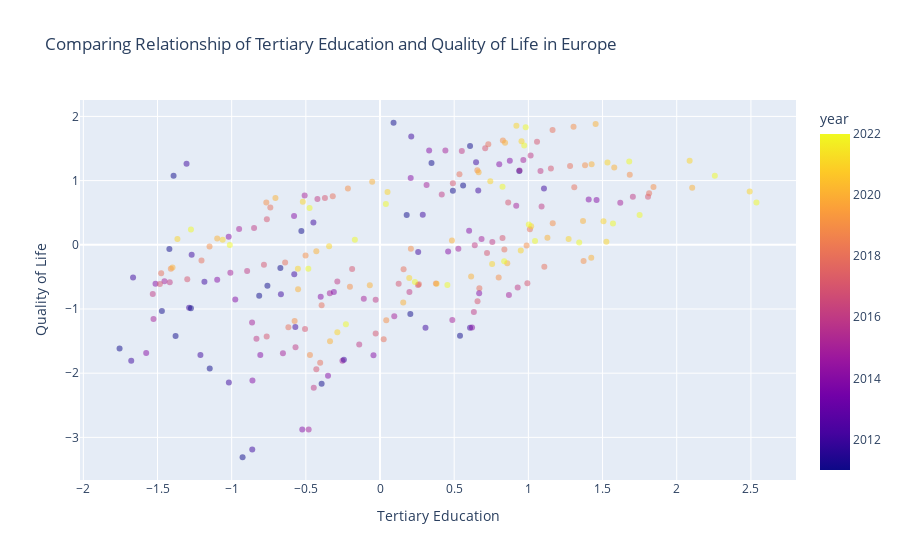

The notebook cell this image was saved under:
### Code cell
fig = px.scatter(
    combined,
    x='education',
    y='qol',
    color='year',
    opacity=0.5,
    labels={'education': 'Tertiary Education', 'qol': 'Quality of Life'},
    title='Comparing Relationship of Tertiary Education and Quality of Life in Europe',
    hover_data=['country', 'year']
)

pio.write_image(fig, "edu_qol.jpg", format="jpg", width=800, height=600, scale=2)
fig.show()

### Figure 1 — Plotly figure (JSON) as saved in the notebook; plotly's stock layout.template omitted (floating-point values rounded to 4 significant figures; data arrays with more than 128 entries replaced by an {"elided": "..."} marker saying what was removed)
{"data": [{"customdata": {"elided": "238x2 mixed values"}, "hovertemplate": "Tertiary Education=%{x}<br>Quality of Life=%{y}<br>country=%{customdata[0]}<br>year=%{marker.color}<extra></extra>", "legendgroup": "", "marker": {"color": {"elided": "238 int values"}, "coloraxis": "coloraxis", "opacity": 0.5, "symbol": "circle"}, "mode": "markers", "name": "", "orientation": "v", "showlegend": false, "type": "scatter", "x": {"elided": "238 float values"}, "xaxis": "x", "y": {"elided": "238 float values"}, "yaxis": "y"}], "layout": {"coloraxis": {"colorbar": {"title": {"text": "year"}}, "colorscale": [[0, "#0d0887"], [0.1111, "#46039f"], [0.2222, "#7201a8"], [0.3333, "#9c179e"], [0.4444, "#bd3786"], [0.5556, "#d8576b"], [0.6667, "#ed7953"], [0.7778, "#fb9f3a"], [0.8889, "#fdca26"], [1, "#f0f921"]]}, "legend": {"tracegroupgap": 0}, "title": {"text": "Comparing Relationship of Tertiary Education and Quality of Life in Europe"}, "xaxis": {"anchor": "y", "domain": [0, 1], "title": {"text": "Tertiary Education"}}, "yaxis": {"anchor": "x", "domain": [0, 1], "title": {"text": "Quality of Life"}}}}
